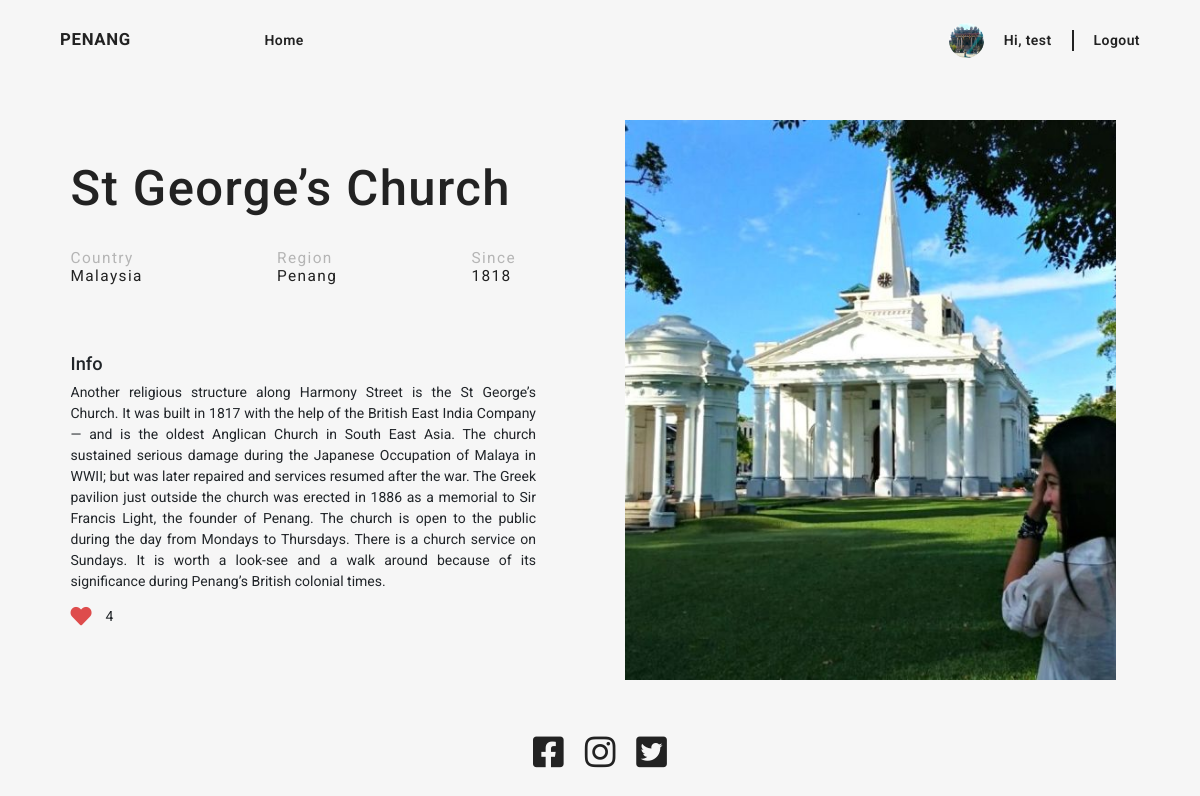
Page /content.php?id=8 (signed in) on the committed database.
### tables this page shows
CREATE TABLE `users` (
  `id` int(11) NOT NULL,
  `username` varchar(225) NOT NULL,
  `password` varchar(225) NOT NULL,
  `profileImage` text NOT NULL,
  `gender` varchar(225) NOT NULL,
  `shortSummary` varchar(225) NOT NULL
);

CREATE TABLE `contents` (
  `id` int(11) NOT NULL,
  `name` varchar(255) NOT NULL,
  `date` int(225) NOT NULL,
  `info` varchar(5000) NOT NULL,
  `image_url` text NOT NULL,
  `postingDate` date NOT NULL
);

CREATE TABLE `contents_likes` (
  `id` int(225) NOT NULL,
  `users` int(225) NOT NULL,
  `contents` int(225) NOT NULL
);

### includes/users/userInfo.inc.php (called while the page is built, shortened)
<?php
    $conn = mysqli_connect('localhost', 'root', '', 'content_db');
    $username = $_SESSION['username'];
    $query = "SELECT * FROM users WHERE username = '$username' LIMIT 1";
    $result = mysqli_query($conn, $query);
    $userData = mysqli_fetch_assoc($result);
    $loggedInId = $userData['id'];
    $loggedInProfileImageUrl = $userData['profileImage'];

### includes/contentInfo.inc.php (called while the page is built, shortened)
<?php
    $conn = mysqli_connect('localhost', 'root', '', 'content_db');
    $postId = $_GET['id'];
    $query = "SELECT * FROM contents WHERE id = '$postId' LIMIT 1";
    $result = mysqli_query($conn, $query);
    if(mysqli_num_rows($result) > 0){
        $userData = mysqli_fetch_assoc($result);
    }
    else {
        header("Location: index.php");
    }
    if(!isset($userData['name'])) {
        header("Location: index.php");
        exit();
    }
    else {
        $postName = $userData['name'];
        $postHistoricalDate = $userData['date'];
        $postInfo = $userData['info'];
        $postImage = $userData['image_url'];
    }

### content.php (the view, shortened to what this page needs)
<?php
    include_once "header.php";
    include "./includes/contentInfo.inc.php";
?>
<?php
    include "./includes/users/userInfo.inc.php";
    $query = "SELECT
                contents_likes.users
                FROM contents_likes
                WHERE contents = '$postId'";
    $result = mysqli_query($conn, $query);
    while($rows = $result->fetch_object()) {
        $likes[] = $rows;
    }
    function checkIfUserLiked($loggedInId,$likes) {
        foreach ($likes as $liked_user) {
            if ($liked_user->users == $loggedInId) {
                return "liked";
            }
        }
        return "";
    }
?>
<section class="content-container row">
    <div class="col-12 col-lg-6  order-1 order-lg-0 info-container">
        <h1><?=$postName?></h1>
        <div class="sub-title-container d-flex justify-content-between">
            <h2 class="d-flex flex-column">Country<span>Malaysia</span></h2>
            <h2 class="d-flex flex-column">Region<span>Penang</span></h2>
            <h2 class="d-flex flex-column">Since<span><?=$postHistoricalDate?></span></h2>
        </div>
        <div class="info">
            <h2>Info</h2>
            <p><?=$postInfo?></p>
        </div>
        <div class="like-container d-flex justify-content-start align-items-center">
            <button class="fas fa-heart m-0 p-0 like <?=checkIfUserLiked($loggedInId, $likes)?>" value = "<?= $postId ?>" onclick="clickLike(<?= $postId ?>)"></button>
            <p class="m-0 p-0 mx-3"><?=!empty($likes) ? count($likes) : ""?></p>
        </div>
    </div>
    <div class="col-12 col-lg-6 order-0 order-lg-1 img d-flex justify-content-end">
        <img src="./uploads/contentImg/<?=$postImage?>" alt="" class="px-lg-3">
    </div>
</section>
<?php
    include_once "footer.php";
?>

### header.php (shortened to what this page needs)
<?php
    if(!(empty($_SESSION['username']) || $_SESSION['username'] == '')) {
        include "./includes/users/userInfo.inc.php";
    }
?>
<!DOCTYPE html>
<html lang="en">
<head>
    <link href="https://cdn.jsdelivr.net/npm/bootstrap@5.0.2/dist/css/bootstrap.min.css" rel="stylesheet">
    <link rel="stylesheet" href="https://pro.fontawesome.com/releases/v5.10.0/css/all.css"/>
    <link rel="stylesheet" href="./CSS/style.css">
    <link rel="stylesheet" href="./CSS/profile.css">
    <link rel="stylesheet" href="./CSS/loginSignup.css">
</head>
<body>
    <nav class="row d-flex align-items-center">
        <div class="logo col-2 text-uppercase ">
            <a href="./index.php">Penang</a>
        </div>
        <div class="links col-7 " >
            <a href="./index.php" class="mx-4 d-none d-md-inline">Home</a>
        </div>
        <div class="account col-3 d-flex justify-content-end align-items-center">
            <?php
                if (isset($_SESSION['username'])) {
            ?>
                    <div class="nav-profile d-none d-md-flex align-items-center">
                        <img class="profile-image" <?= empty($loggedInProfileImageUrl) ? 'src="./imgs/AccountImage.png"' : 'src="./uploads/userProfilePic/'.$loggedInProfileImageUrl.'"'; ?>>
                        <a href="./userAccountProfile.php">Hi, <?php echo $_SESSION['username'];?></a>
                        <button class="logout-button" style="padding-left: 20px;"><a href="#">Logout</a></button>
                    </div>
            <?php
                }
                else {
            ?>
                    <button style="padding: 0 20px;" class="d-none d-md-inline"><a href="./login.php">Login</a></button>
                    <button style="padding-left: 20px;" class="d-none d-md-inline"><a href="./register.php">Register</a></button>
            <?php
                }
            ?>
        </div>
    </nav>

### CSS/style.css (style rules this page uses)
:root { --color_white: #ffffff; --color_background: #F6F6F6; --color_text: #B5B5B5; --color_body: #8F8F8F; --color_title2: #6D6D6D; --color_title1: #222222; --color_red: #DE4C4C; --color_blue: #5D84EA; --color_highlight: #FF8710; }
* { margin: 0; padding: 0; box-sizing: border-box; font-size: 14px; font-family: "Roboto", sans-serif; scroll-behavior: smooth; }
a { text-decoration: none; color: var(--color_title1); cursor: pointer !important; transition: all 0.3s ease-in-out; }
body { width: 90%; max-width: 1400px; margin: 0 auto; background-color: var(--color_background); }
nav { height: 10vh; z-index: 5; }
nav .logo, nav .account { z-index: 6; }
nav .logo a { font-size: 1.2rem; font-weight: 700; letter-spacing: 0.05rem; }
nav .links a { font-size: 1rem; font-weight: 600; letter-spacing: 0.03rem; }
nav .account a { font-size: 1rem; font-weight: 600; letter-spacing: 0.03rem; padding: 0 20px; }
nav .account .profile-image { height: 35px; width: 35px; border-radius: 50%; }
nav button { border: none; background-color: transparent; border-left: var(--color_title1) solid 2px; }
nav button a { font-size: 1rem; padding: 0 !important; margin: 0 !important; }
.like-container button { font-size: 1.5rem; background-color: transparent; color: var(--color_text); border: none; outline: none; }
.like-container button.liked { color: var(--color_red); }
.content-container { width: 100%; max-width: 1200px; height: fit-content; min-height: 80vh; padding: 40px 0; margin: 0 auto; }
.content-container .info-container { padding-top: 40px; padding-right: 5%; }
.content-container .info-container h1 { font-size: 3.5rem; color: var(--color_title1); letter-spacing: 0.1rem; margin-bottom: 30px; }
.content-container .info-container .sub-title-container { margin-bottom: 60px; }
.content-container .info-container .sub-title-container h2 { margin-right: 30px; color: var(--color_text); font-size: 1.1rem; font-weight: 400; letter-spacing: 0.1rem; }
.content-container .info-container .sub-title-container h2 span { color: var(--color_title1); font-size: 1.1rem; font-weight: 400; letter-spacing: 0.1rem; }
.content-container .info-container .info { height: fit-content; }
.content-container .info-container .info h2 { font-size: 1.3rem; font-weight: 500; }
.content-container .info-container .info p { font-size: 1rem; text-align: justify; padding-right: 10px; max-height: 210px; overflow-y: scroll; }
.content-container .img { height: 70vh; }
.content-container .img img { object-fit: cover; object-position: center; height: 100%; width: 100%; }

### CSS/profile.css (style rules this page uses)
:root { --color_white: #ffffff; --color_background: #F6F6F6; --color_text: #B5B5B5; --color_body: #8F8F8F; --color_title2: #6D6D6D; --color_title1: #222222; --color_red: #DE4C4C; --color_blue: #5D84EA; --color_highlight: #FF8710; }
* { margin: 0; padding: 0; box-sizing: border-box; font-size: 14px; }
a { text-decoration: none; color: var(--color_title1); }
body { width: 90%; max-width: 1400px; margin: 0 auto; }

### CSS/loginSignup.css (style rules this page uses)
:root { --color_white: #ffffff; --color_background: #F6F6F6; --color_text: #B5B5B5; --color_body: #8F8F8F; --color_title2: #6D6D6D; --color_title1: #222222; --color_red: #DE4C4C; --color_blue: #5D84EA; --color_highlight: #FF8710; }
* { margin: 0; padding: 0; box-sizing: border-box; font-size: 14px; font-family: "Roboto", sans-serif; scroll-behavior: smooth; }

### rows in the picture
users: profileImage (picture)
contents: name "St George’s Church", date "1818", info "Another religious structure along Harmony Street is the St George’s Church. It was built in 1817 with the help of the British East India Company— and is the oldest Anglican Church in South East Asia. The church sustained serious damage during the Japanese Occupation of Malaya in WWII; but was later repaired and services resumed after the war. The Greek pavilion just outside the church was erected in 1886 as a memorial to Sir Francis Light, the founder of Penang. The church is open to the public during the day from Mondays to Thursdays. There is a church service on Sundays. It is worth a look-see and a walk around because of its significance during Penang’s British colonial times.", image_url (picture)

### other values in the picture
$_SESSION['username'] "test"
count($likes) "4"
